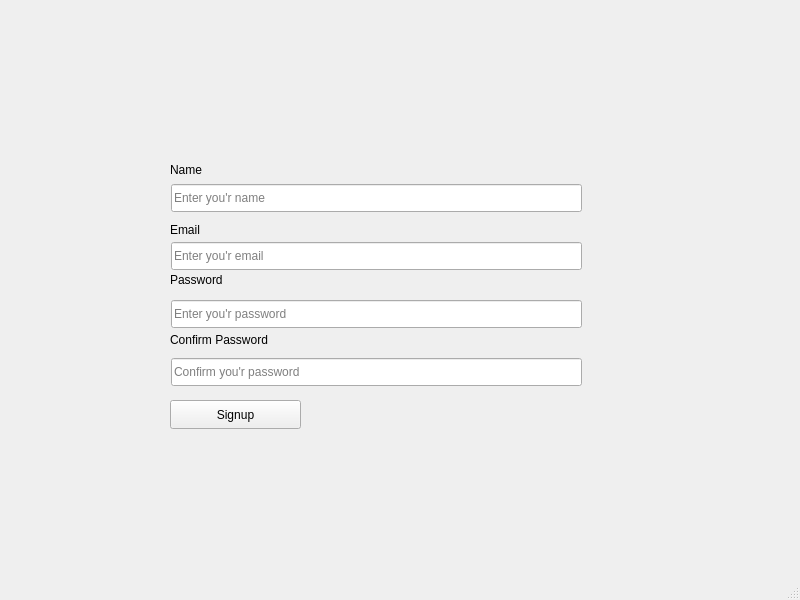
<?xml version="1.0" encoding="UTF-8"?>
<ui version="4.0">
 <class>signup</class>
 <widget class="QMainWindow" name="signup">
  <property name="geometry">
   <rect>
    <x>0</x>
    <y>0</y>
    <width>800</width>
    <height>600</height>
   </rect>
  </property>
  <property name="windowTitle">
   <string>MainWindow</string>
  </property>
  <widget class="QWidget" name="centralwidget">
   <widget class="QLineEdit" name="nameEdit">
    <property name="geometry">
     <rect>
      <x>171</x>
      <y>184</y>
      <width>411</width>
      <height>28</height>
     </rect>
    </property>
    <property name="placeholderText">
     <string>Enter you'r name</string>
    </property>
   </widget>
   <widget class="QLineEdit" name="emailEdit">
    <property name="geometry">
     <rect>
      <x>171</x>
      <y>242</y>
      <width>411</width>
      <height>28</height>
     </rect>
    </property>
    <property name="placeholderText">
     <string>Enter you'r email</string>
    </property>
   </widget>
   <widget class="QLineEdit" name="PasswordEdit">
    <property name="geometry">
     <rect>
      <x>171</x>
      <y>300</y>
      <width>411</width>
      <height>28</height>
     </rect>
    </property>
    <property name="placeholderText">
     <string>Enter you'r password</string>
    </property>
   </widget>
   <widget class="QLineEdit" name="ConfirmpasswordEdit">
    <property name="geometry">
     <rect>
      <x>171</x>
      <y>358</y>
      <width>411</width>
      <height>28</height>
     </rect>
    </property>
    <property name="placeholderText">
     <string>Confirm you'r password</string>
    </property>
   </widget>
   <widget class="QLabel" name="label">
    <property name="geometry">
     <rect>
      <x>170</x>
      <y>160</y>
      <width>63</width>
      <height>20</height>
     </rect>
    </property>
    <property name="text">
     <string>Name</string>
    </property>
   </widget>
   <widget class="QLabel" name="label_2">
    <property name="geometry">
     <rect>
      <x>170</x>
      <y>220</y>
      <width>63</width>
      <height>20</height>
     </rect>
    </property>
    <property name="text">
     <string>Email</string>
    </property>
   </widget>
   <widget class="QLabel" name="label_3">
    <property name="geometry">
     <rect>
      <x>170</x>
      <y>270</y>
      <width>71</width>
      <height>20</height>
     </rect>
    </property>
    <property name="text">
     <string>Password</string>
    </property>
   </widget>
   <widget class="QLabel" name="label_4">
    <property name="geometry">
     <rect>
      <x>170</x>
      <y>330</y>
      <width>151</width>
      <height>20</height>
     </rect>
    </property>
    <property name="text">
     <string>Confirm Password</string>
    </property>
   </widget>
   <widget class="QPushButton" name="signupButton">
    <property name="geometry">
     <rect>
      <x>170</x>
      <y>400</y>
      <width>131</width>
      <height>29</height>
     </rect>
    </property>
    <property name="text">
     <string>Signup</string>
    </property>
   </widget>
  </widget>
  <widget class="QMenuBar" name="menubar">
   <property name="geometry">
    <rect>
     <x>0</x>
     <y>0</y>
     <width>800</width>
     <height>25</height>
    </rect>
   </property>
  </widget>
  <widget class="QStatusBar" name="statusbar"/>
 </widget>
 <resources/>
 <connections/>
</ui>
